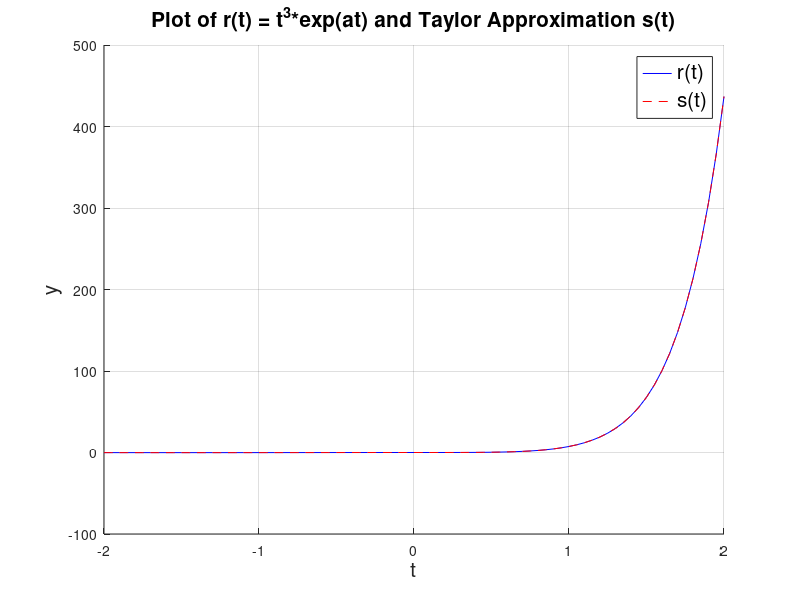
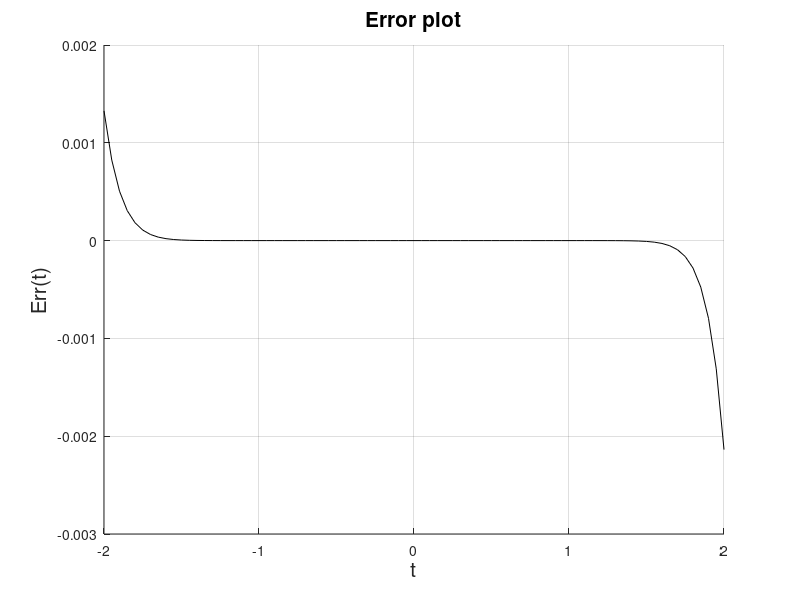

The MATLAB source for these figures, in order:
%MACM 316 - MatLab Warmup Problem A 
%Taylor Series 
%
%Please Refer to the the 'Matlab Warmup' assignment sheet found on Canvas.
%
%Purpose: The purpose of this problem is to compute a truncated
%       | Taylor Series of the function r(t)=t^3*exp(at). We
%       | will do this by reviewing/learning about inline
%       | functions, for loops, and vector syntax in MatLab.  
%       | We will also see a brief introduction to computing
%       | errors.

%change number format to scientific
format long e;

t = [-2:0.05:2];
% r = @(t) t.^2.*exp(t); %old r
a = 2;
r = @(t) t.^3.*exp(a.*t);
s=0;

for k = 0:15
    %s = s + 1/factorial(k)*(t).^(k+2);
    s = s + ((1/factorial(k)) .* (2).^(k) .* (t).^(k));
end 

s = s .* t.^3;

Err=s-r(t);

%Type your new plot title here
plot_title = 'Plot of r(t) = t^3*exp(at) and Taylor Approximation s(t)';

%Plotting of results
figure(1)
clf
hold on 
plot(t,r(t),'b')
plot(t,s,'r--')
grid on 
xlabel('t','fontsize',15)
ylabel('y','fontsize',15)
title(plot_title,'fontsize',15)
legend({'r(t)','s(t)'},'fontsize',15)

figure(2)
clf
hold on 
plot(t,Err,'k')
grid on 
xlabel('t','fontsize',15)
ylabel('Err(t)','fontsize',15)
title('Error plot','fontsize',15)
